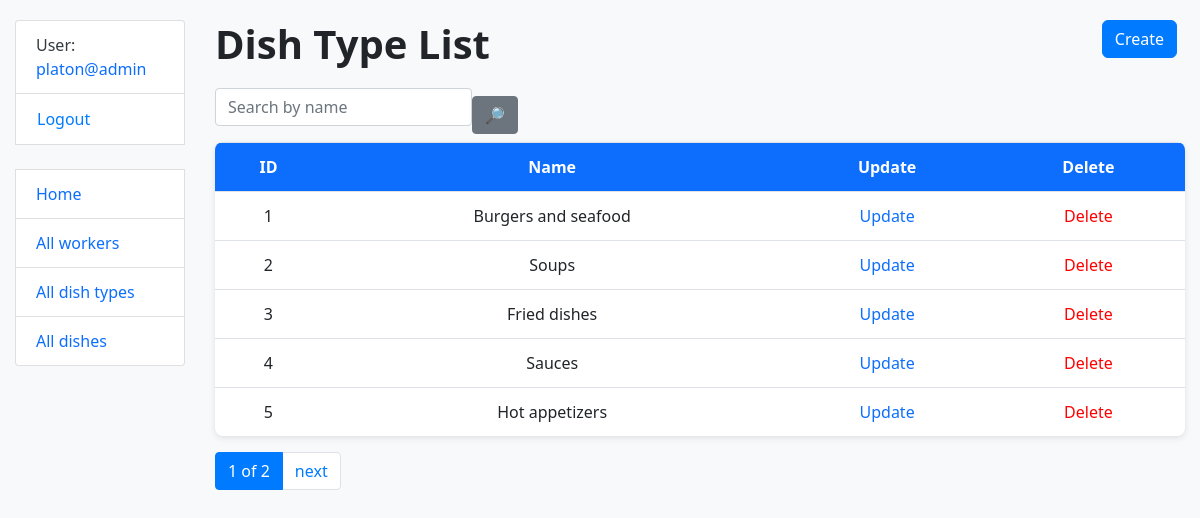
/dishtype/ (signed in), run on the app's committed database.
### restaurant/models.py (models this page shows, shortened)
class Cook(AbstractUser):
    years_of_experience = models.IntegerField(null=True, blank=True)
    def get_absolute_url(self):
        return reverse("restaurant:cook-detail", kwargs={"pk": self.pk})

class DishType(models.Model):
    name = models.CharField(max_length=255, unique=True)
    class Meta:
        ordering = ["id"]

### restaurant/views.py (the view)
# urls.py: path("dishtype/", DishTypeListView.as_view(), name="dishtype-list"),
class DishTypeListView(LoginRequiredMixin, generic.ListView):
    model = DishType
    context_object_name = "dish_type_list"
    template_name = "restaurant/dish_type_list.html"
    paginate_by = 5
    def get_context_data(
        self, *, object_list = ..., **kwargs
    ):
        context = super(DishTypeListView, self).get_context_data(**kwargs)
        name = self.request.GET.get("name", "")
        context["search_form"] = DishTypeSearchForm(
            initial={"name": name}
        )
        return context
    def get_queryset(self):
        queryset = DishType.objects.select_related(None)
        form = DishTypeSearchForm(self.request.GET)
        if form.is_valid():
            return queryset.filter(name__icontains=form.cleaned_data["name"])
        return queryset

### restaurant/forms.py
class DishTypeSearchForm(forms.Form):
    name = forms.CharField(
        max_length=255,
        required=False,
        label="",
        widget=forms.TextInput(attrs={"placeholder": "Search by name"})
    )

### restaurant/templatetags/query_transform.py (called while the page is built)
@register.simple_tag
def query_transform(request, **kwargs):
    updated = request.GET.copy()
    for key, value in kwargs.items():
        if value is not None:
            updated[key] = value
        else:
            updated.pop(key, 0)
    return updated. urlencode()

### templates/restaurant/dish_type_list.html
{% extends "base.html" %}
{% load crispy_forms_filters %}
{% block content %}
  <h1>
    Dish Type List
    <a class="btn btn-primary link-to-page" href={% url "restaurant:dishtype-list-create" %}>
      Create
    </a>
  </h1>
  <form method="get" action="" class="form-inline">
      {{ search_form|crispy }}
      <input class="btn btn-secondary" type="submit" value="🔎">
  </form>
  {% if dish_type_list %}
     <table class="table">
      <tr>
        <th>ID</th>
        <th>Name</th>
        <th>Update</th>
        <th>Delete</th>
      </tr>
     {% for dish in dish_type_list %}
       <tr>
        <td>{{ dish.id }}</td>
        <td>{{ dish.name }}</td>
        <td><a href={% url "restaurant:dishtype-list-update" pk=dish.id %}>Update</a></td>
        <td><a style="color: red" href={% url "restaurant:dishtype-list-delete" pk=dish.id %}>Delete</a></td>
       </tr>
     {% endfor %}
     </table>
  {% else %}
      <p>There are no dish types in the service.</p>
  {% endif %}
{% endblock %}

### templates/includes/sidebar.html (shortened to what this page needs)
<ul class="sidebar-nav list-group">
  {% if user.is_authenticated %}
    <li class="list-group-item">User: <a href="{{ user.get_absolute_url }}">{{ user.get_username }}</a></li>
    <li class="list-group-item">
      <form method="post" action="{% url 'logout' %}" style="display:inline;">
        <button type="submit" class="btn btn-link p-0 m-0 align-baseline">Logout</button>
      </form>
    </li>
  {% else %}
    <li class="list-group-item"><a href="{% url 'login'%}?next={{request.path}}">Login</a></li>
  {% endif %}
  <br>
  <li class="list-group-item"><a href="{% url 'restaurant:index' %}">Home</a></li>
  <li class="list-group-item"><a href="{% url 'restaurant:cook-list' %}">All workers</a></li>
  <li class="list-group-item"><a href="{% url 'restaurant:dishtype-list' %}">All dish types</a></li>
  <li class="list-group-item"><a href="{% url 'restaurant:dish-list' %}">All dishes</a></li>
</ul>

### static/css/styles.css (style rules this page uses)
body { background-color: #f8f9fa; margin-top: 20px; font-family: "Segoe UI", Arial, sans-serif; color: #343a40; }
h1, h2, h3 { font-weight: 600; margin-bottom: 20px; color: #212529; }
.link-to-page { float: right; margin-left: 8px; margin-right: 8px; border-radius: 6px; transition: 0.2s; }
.table { background: #fff; border-radius: 8px; overflow: hidden; box-shadow: 0px 2px 6px rgba(0,0,0,0.1); }
.table th { background-color: #0d6efd; color: white; text-align: center; vertical-align: middle; }
.table td { vertical-align: middle; text-align: center; }
a { text-decoration: none; color: #0d6efd; }

### data on the page
Cook: get_username "platon@admin"
DishType: id "1", name "Burgers and seafood"
DishType: id "2", name "Soups"
DishType: id "3", name "Fried dishes"
DishType: id "4", name "Sauces"
DishType: id "5", name "Hot appetizers"

### other printed values
{{ page_obj.number }} "1"
{{ paginator.num_pages }} "2"
